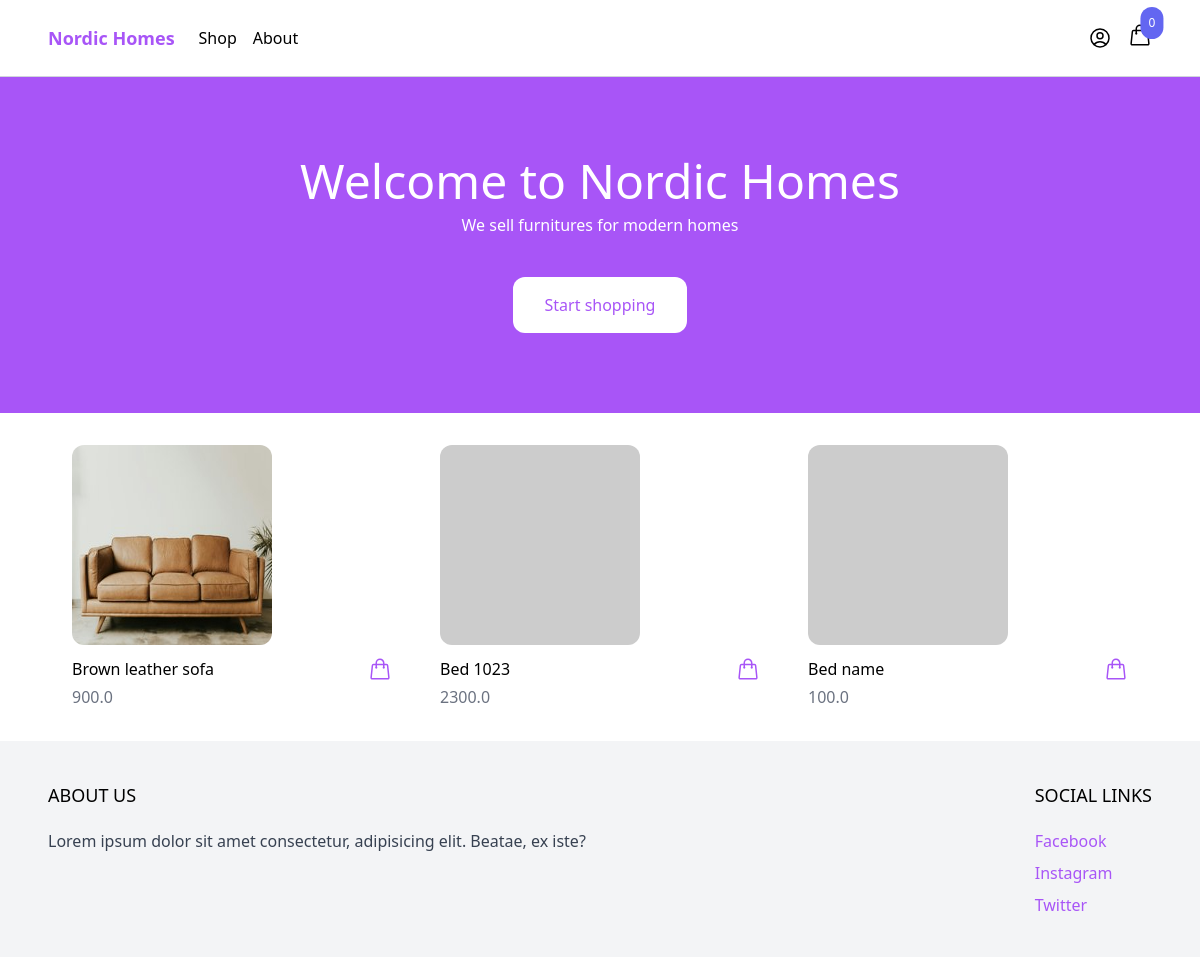
The page / on the database its author committed.
### product/models.py (models this page shows, shortened)
class Product(models.Model):
    category = models.ForeignKey(Category, related_name='products', on_delete=models.CASCADE)
    name = models.CharField(max_length=255)
    slug = models.SlugField()
    description = models.TextField(blank=True, null=True)
    price = models.IntegerField()
    created_at = models.DateTimeField(auto_now_add=True)
    image = models.ImageField(upload_to='uploads/', blank=True, null=True)
    thumbnail = models.ImageField(upload_to='uploads/', blank=True, null=True)
    class Meta:
        ordering = ('-created_at',)
    def get_display_price(self):
        return self.price / 100
    def get_thumbnail(self):
        if self.thumbnail:
            return self.thumbnail.url
        else:
            if self.image:
                self.thumbnail = self.make_thumbnail(self.image)
                self.save()
                return self.thumbnail.url
            else:
                return 'https://via.placeholder.com/240x240.jpg'

### core/views.py (the view)
# urls.py: path('', frontpage, name='frontpage'),
def frontpage(request):
    products = Product.objects.all()[0:8]
    return render(request, 'core/frontpage.html', {'products':products})

### cart/cart.py (called while the page is built)
    def __len__(self):
        return sum(item['quantity'] for item in self.cart.values())

### cart/context_processors.py (called while the page is built)
def cart(request):
    return {'cart': Cart(request)}

### core/templates/core/frontpage.html (shortened to what this page needs)
{% extends 'core/base.html' %}
{% load static %}
{% block content %}
    <header class="px-6 py-10 lg:py-20 bg-purple-500">
        <div class="max-w-3xl mx-auto text-center">
            <p class="mb-2 text-3xl lg:text-5xl text-white">Welcome to Nordic Homes</p>
            <p class="mb-10 text-white">We sell furnitures for modern homes</p>
            <a href="/" class="inline-block px-8 py-4 rounded-xl bg-white text-purple-500 hover:bg-gray-200 transition duration-500 ease-in-out">Start shopping</a>
        </div>
    </header>
    <div class="max-w-6xl mx-auto py-2 px-6 xl:px-0">
        <div class="products flex items-center flex-wrap">
            {% for product in products %}
                {% include 'product/partials/product_list_item.html' %}
            {% endfor %}
        </div>
    </div>
{% endblock %}

### product/templates/product/partials/product_list_item.html (shortened to what this page needs)
{% load static %}
<div class="w-full md:w-1/3 xl:w-1/4 p-6">
    <a href="{% url 'product:product' product.slug %}" class="">
        <img src="{{ product.get_thumbnail }}" alt="" class="rounded-xl hover:shadow-lg transition duration-500 ease-in-out w-[200px] h-[200px]">
    </a>
    <div class="pt-3 flex items-center justify-between">
        <a href="{% url 'product:product' product.slug %}">{{ product.name }}</a>
        <a
            href="#"
            hx-get="{% url 'cart:add_to_cart' product.id %}"
            hx-target="#menu-cart-button"
            hx-swap="outerHTML"
            class="text-purple-500 hover:text-purple-800 transition duration-500 ease-in-out"
        >
        </a>
    </div>
    <p class="pt-1 text-gray-500">{{ product.get_display_price }}</p>
</div>

### rows shown on the page
Product: get_thumbnail (picture), name "Brown leather sofa", get_display_price "900.0"
Product: name "Bed 1023", get_display_price "2300.0"
Product: name "Bed name", get_display_price "100.0"

### other values the page prints
{{ cart|length }} "0"
